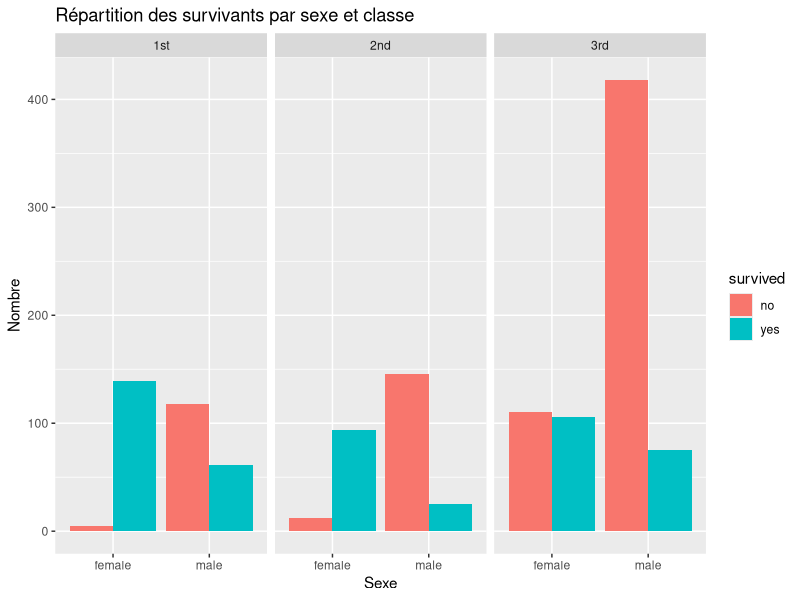
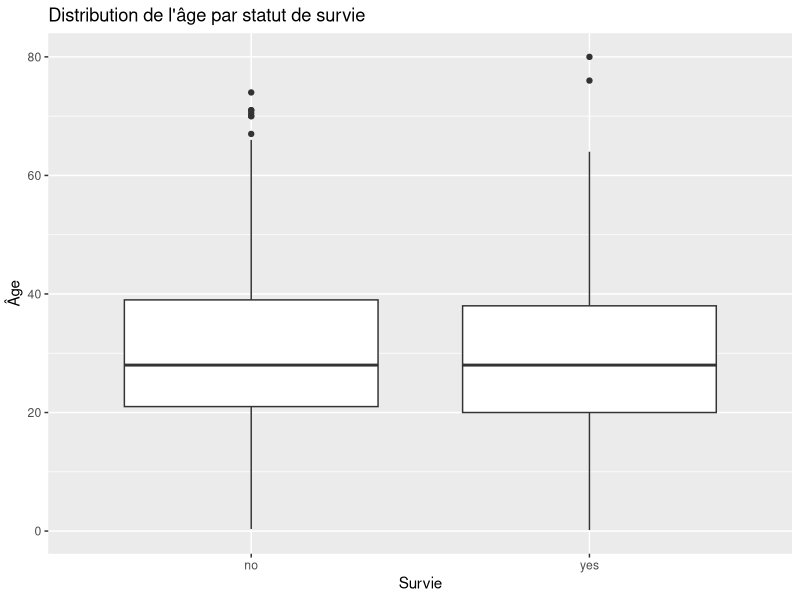

Reproduce these figures in R, in order.
## ---- chunk 1
 knitr::opts_chunk$set(echo = TRUE)
## ---- chunk 2
#install.packages("carData")
## ---- chunk 3
library(carData)
## ---- chunk 4
#df("TitaticSurvival")
head(TitanicSurvival)
summary(TitanicSurvival)
## ---- chunk 5
#install.packages("ggplot2")
## ---- chunk 6
library(ggplot2)
## ---- chunk 7
ggplot(TitanicSurvival, aes(x = sex, fill = survived)) +
  geom_bar(position = "dodge") +
  facet_wrap(~passengerClass) +
  labs(title = "Répartition des survivants par sexe et classe", x = "Sexe", y = "Nombre")

## ---- chunk 8
ggplot(TitanicSurvival, aes(x = survived, y = age)) +
  geom_boxplot() +
  labs(title = "Distribution de l'âge par statut de survie", x = "Survie", y = "Âge")
